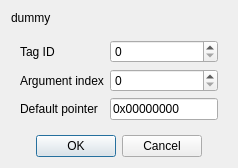
<?xml version="1.0" encoding="UTF-8"?>
<ui version="4.0">
 <class>Dialog</class>
 <widget class="QDialog" name="Dialog">
  <property name="windowModality">
   <enum>Qt::NonModal</enum>
  </property>
  <property name="geometry">
   <rect>
    <x>0</x>
    <y>0</y>
    <width>376</width>
    <height>156</height>
   </rect>
  </property>
  <property name="windowTitle">
   <string>Dialog</string>
  </property>
  <property name="locale">
   <locale language="English" country="UnitedStates"/>
  </property>
  <property name="modal">
   <bool>true</bool>
  </property>
  <layout class="QVBoxLayout" name="verticalLayout">
   <property name="sizeConstraint">
    <enum>QLayout::SetFixedSize</enum>
   </property>
   <item>
    <widget class="QLabel" name="labelDescription">
     <property name="text">
      <string>dummy</string>
     </property>
    </widget>
   </item>
   <item>
    <widget class="QWidget" name="widget" native="true">
     <layout class="QGridLayout" name="gridLayout" columnstretch="4,10">
      <item row="0" column="0">
       <widget class="QLabel" name="labelFormat">
        <property name="text">
         <string>Tag ID</string>
        </property>
       </widget>
      </item>
      <item row="1" column="1">
       <widget class="QSpinBox" name="spinArgumentIdx">
        <property name="maximum">
         <number>2147483647</number>
        </property>
       </widget>
      </item>
      <item row="1" column="0">
       <widget class="QLabel" name="labelArgumentIdx">
        <property name="text">
         <string>Argument index</string>
        </property>
       </widget>
      </item>
      <item row="2" column="0">
       <widget class="QLabel" name="labelDefaultPointer">
        <property name="text">
         <string>Default pointer</string>
        </property>
       </widget>
      </item>
      <item row="0" column="1">
       <widget class="QSpinBox" name="spinTagID">
        <property name="maximum">
         <number>65535</number>
        </property>
       </widget>
      </item>
      <item row="2" column="1">
       <widget class="QLineEdit" name="lineDefaultPointer">
        <property name="text">
         <string>0x00000000</string>
        </property>
       </widget>
      </item>
     </layout>
    </widget>
   </item>
   <item>
    <widget class="QDialogButtonBox" name="buttonBox">
     <property name="standardButtons">
      <set>QDialogButtonBox::Cancel|QDialogButtonBox::Ok</set>
     </property>
     <property name="centerButtons">
      <bool>true</bool>
     </property>
    </widget>
   </item>
  </layout>
 </widget>
 <resources/>
 <connections/>
</ui>
